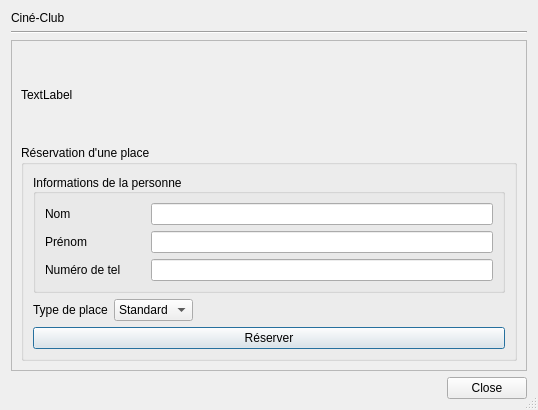
<?xml version="1.0" encoding="UTF-8"?>
<ui version="4.0">
 <class>vendre_reserver_billet_dialog</class>
 <widget class="QDialog" name="vendre_reserver_billet_dialog">
  <property name="windowModality">
   <enum>Qt::WindowModal</enum>
  </property>
  <property name="geometry">
   <rect>
    <x>0</x>
    <y>0</y>
    <width>538</width>
    <height>410</height>
   </rect>
  </property>
  <property name="windowTitle">
   <string>Réservation d'une place</string>
  </property>
  <property name="styleSheet">
   <string notr="true"/>
  </property>
  <property name="sizeGripEnabled">
   <bool>true</bool>
  </property>
  <property name="modal">
   <bool>true</bool>
  </property>
  <layout class="QVBoxLayout" name="verticalLayout">
   <item>
    <widget class="QLabel" name="titre">
     <property name="sizePolicy">
      <sizepolicy hsizetype="Expanding" vsizetype="Minimum">
       <horstretch>0</horstretch>
       <verstretch>0</verstretch>
      </sizepolicy>
     </property>
     <property name="text">
      <string>Ciné-Club</string>
     </property>
    </widget>
   </item>
   <item>
    <widget class="Line" name="line">
     <property name="sizePolicy">
      <sizepolicy hsizetype="Expanding" vsizetype="Fixed">
       <horstretch>0</horstretch>
       <verstretch>0</verstretch>
      </sizepolicy>
     </property>
     <property name="frameShadow">
      <enum>QFrame::Sunken</enum>
     </property>
     <property name="orientation">
      <enum>Qt::Horizontal</enum>
     </property>
    </widget>
   </item>
   <item>
    <widget class="QScrollArea" name="scrollArea">
     <property name="widgetResizable">
      <bool>true</bool>
     </property>
     <widget class="QWidget" name="scrollAreaWidgetContents">
      <property name="geometry">
       <rect>
        <x>0</x>
        <y>0</y>
        <width>518</width>
        <height>333</height>
       </rect>
      </property>
      <layout class="QGridLayout" name="_2">
       <item row="0" column="0">
        <layout class="QGridLayout" name="_3" rowstretch="0,1,2">
         <item row="0" column="0" rowspan="2" colspan="2">
          <widget class="QLabel" name="evenement_nom_value">
           <property name="styleSheet">
            <string notr="true">font: 14pt &quot;Arial&quot;;</string>
           </property>
           <property name="text">
            <string>TextLabel</string>
           </property>
          </widget>
         </item>
         <item row="2" column="0" colspan="2">
          <widget class="QGroupBox" name="vendre_reserver_groupbox">
           <property name="title">
            <string>Réservation d'une place</string>
           </property>
           <layout class="QFormLayout" name="formLayout">
            <item row="1" column="0">
             <widget class="QLabel" name="label_4">
              <property name="text">
               <string>Type de place</string>
              </property>
             </widget>
            </item>
            <item row="1" column="1">
             <widget class="QComboBox" name="type_place_combobox">
              <property name="sizePolicy">
               <sizepolicy hsizetype="Fixed" vsizetype="Fixed">
                <horstretch>0</horstretch>
                <verstretch>0</verstretch>
               </sizepolicy>
              </property>
              <item>
               <property name="text">
                <string>Standard</string>
               </property>
              </item>
              <item>
               <property name="text">
                <string>Premium</string>
               </property>
              </item>
             </widget>
            </item>
            <item row="0" column="0" colspan="2">
             <widget class="QGroupBox" name="groupBox_2">
              <property name="title">
               <string>Informations de la personne</string>
              </property>
              <property name="alignment">
               <set>Qt::AlignLeading|Qt::AlignLeft|Qt::AlignVCenter</set>
              </property>
              <layout class="QGridLayout" name="gridLayout">
               <item row="0" column="1">
                <widget class="QLineEdit" name="personne_nom_edit">
                 <property name="sizePolicy">
                  <sizepolicy hsizetype="Preferred" vsizetype="Fixed">
                   <horstretch>0</horstretch>
                   <verstretch>0</verstretch>
                  </sizepolicy>
                 </property>
                 <property name="maximumSize">
                  <size>
                   <width>16777215</width>
                   <height>16777215</height>
                  </size>
                 </property>
                </widget>
               </item>
               <item row="1" column="1">
                <widget class="QLineEdit" name="personne_prenom_edit">
                 <property name="sizePolicy">
                  <sizepolicy hsizetype="Preferred" vsizetype="Fixed">
                   <horstretch>0</horstretch>
                   <verstretch>0</verstretch>
                  </sizepolicy>
                 </property>
                 <property name="maximumSize">
                  <size>
                   <width>16777215</width>
                   <height>16777215</height>
                  </size>
                 </property>
                </widget>
               </item>
               <item row="1" column="0">
                <widget class="QLabel" name="label_2">
                 <property name="sizePolicy">
                  <sizepolicy hsizetype="Fixed" vsizetype="Preferred">
                   <horstretch>0</horstretch>
                   <verstretch>0</verstretch>
                  </sizepolicy>
                 </property>
                 <property name="maximumSize">
                  <size>
                   <width>100</width>
                   <height>16777215</height>
                  </size>
                 </property>
                 <property name="text">
                  <string>Prénom</string>
                 </property>
                </widget>
               </item>
               <item row="0" column="0">
                <widget class="QLabel" name="label">
                 <property name="sizePolicy">
                  <sizepolicy hsizetype="Fixed" vsizetype="Preferred">
                   <horstretch>0</horstretch>
                   <verstretch>0</verstretch>
                  </sizepolicy>
                 </property>
                 <property name="maximumSize">
                  <size>
                   <width>100</width>
                   <height>16777215</height>
                  </size>
                 </property>
                 <property name="text">
                  <string>Nom</string>
                 </property>
                </widget>
               </item>
               <item row="2" column="0">
                <widget class="QLabel" name="label_3">
                 <property name="sizePolicy">
                  <sizepolicy hsizetype="Fixed" vsizetype="Preferred">
                   <horstretch>0</horstretch>
                   <verstretch>0</verstretch>
                  </sizepolicy>
                 </property>
                 <property name="maximumSize">
                  <size>
                   <width>100</width>
                   <height>16777215</height>
                  </size>
                 </property>
                 <property name="text">
                  <string>Numéro de tel</string>
                 </property>
                </widget>
               </item>
               <item row="2" column="1">
                <widget class="QLineEdit" name="personne_tel_edit">
                 <property name="sizePolicy">
                  <sizepolicy hsizetype="Preferred" vsizetype="Fixed">
                   <horstretch>0</horstretch>
                   <verstretch>0</verstretch>
                  </sizepolicy>
                 </property>
                 <property name="maximumSize">
                  <size>
                   <width>16777215</width>
                   <height>16777215</height>
                  </size>
                 </property>
                </widget>
               </item>
              </layout>
             </widget>
            </item>
            <item row="2" column="0" colspan="2">
             <widget class="QPushButton" name="vendre_reserver_btn">
              <property name="text">
               <string>Réserver</string>
              </property>
             </widget>
            </item>
           </layout>
          </widget>
         </item>
        </layout>
       </item>
      </layout>
     </widget>
    </widget>
   </item>
   <item>
    <widget class="QDialogButtonBox" name="buttonBox">
     <property name="standardButtons">
      <set>QDialogButtonBox::Close</set>
     </property>
    </widget>
   </item>
  </layout>
 </widget>
 <tabstops>
  <tabstop>scrollArea</tabstop>
 </tabstops>
 <resources/>
 <connections>
  <connection>
   <sender>buttonBox</sender>
   <signal>accepted()</signal>
   <receiver>vendre_reserver_billet_dialog</receiver>
   <slot>accept()</slot>
   <hints>
    <hint type="sourcelabel">
     <x>275</x>
     <y>374</y>
    </hint>
    <hint type="destinationlabel">
     <x>157</x>
     <y>274</y>
    </hint>
   </hints>
  </connection>
  <connection>
   <sender>buttonBox</sender>
   <signal>rejected()</signal>
   <receiver>vendre_reserver_billet_dialog</receiver>
   <slot>reject()</slot>
   <hints>
    <hint type="sourcelabel">
     <x>343</x>
     <y>374</y>
    </hint>
    <hint type="destinationlabel">
     <x>286</x>
     <y>274</y>
    </hint>
   </hints>
  </connection>
 </connections>
</ui>
